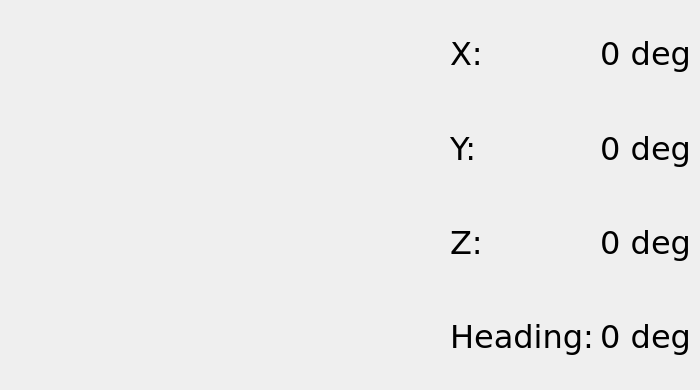
    <widget class="QWidget" name="tabCompass">
     <attribute name="title">
      <string>Compass</string>
     </attribute>
     <widget class="CompassWidget" name="frameCompass" native="true">
      <property name="geometry">
       <rect>
        <x>10</x>
        <y>10</y>
        <width>371</width>
        <height>371</height>
       </rect>
      </property>
      <property name="autoFillBackground">
       <bool>true</bool>
      </property>
     </widget>
     <widget class="QWidget" name="layoutWidget1">
      <property name="geometry">
       <rect>
        <x>450</x>
        <y>10</y>
        <width>241</width>
        <height>371</height>
       </rect>
      </property>
      <layout class="QGridLayout" name="gridLayout_3">
       <item row="0" column="0">
        <widget class="QLabel" name="label18_12">
         <property name="font">
          <font>
           <family>Verdana</family>
           <pointsize>24</pointsize>
          </font>
         </property>
         <property name="text">
          <string>X:</string>
         </property>
        </widget>
       </item>
       <item row="0" column="1">
        <spacer name="horizontalSpacer_4">
         <property name="orientation">
          <enum>Qt::Horizontal</enum>
         </property>
         <property name="sizeHint" stdset="0">
          <size>
           <width>40</width>
           <height>20</height>
          </size>
         </property>
        </spacer>
       </item>
       <item row="0" column="2">
        <widget class="QLabel" name="lblCompassX">
         <property name="font">
          <font>
           <family>Verdana</family>
           <pointsize>24</pointsize>
          </font>
         </property>
         <property name="text">
          <string>0 deg</string>
         </property>
         <property name="alignment">
          <set>Qt::AlignRight|Qt::AlignTrailing|Qt::AlignVCenter</set>
         </property>
        </widget>
       </item>
       <item row="1" column="0">
        <widget class="QLabel" name="label18_13">
         <property name="font">
          <font>
           <family>Verdana</family>
           <pointsize>24</pointsize>
          </font>
         </property>
         <property name="text">
          <string>Y:</string>
         </property>
        </widget>
       </item>
       <item row="1" column="1">
        <spacer name="horizontalSpacer_5">
         <property name="orientation">
          <enum>Qt::Horizontal</enum>
         </property>
         <property name="sizeHint" stdset="0">
          <size>
           <width>40</width>
           <height>20</height>
          </size>
         </property>
        </spacer>
       </item>
       <item row="1" column="2">
        <widget class="QLabel" name="lblCompassY">
         <property name="font">
          <font>
           <family>Verdana</family>
           <pointsize>24</pointsize>
          </font>
         </property>
         <property name="text">
          <string>0 deg</string>
         </property>
         <property name="alignment">
          <set>Qt::AlignRight|Qt::AlignTrailing|Qt::AlignVCenter</set>
         </property>
        </widget>
       </item>
       <item row="2" column="0">
        <widget class="QLabel" name="label18_14">
         <property name="font">
          <font>
           <family>Verdana</family>
           <pointsize>24</pointsize>
          </font>
         </property>
         <property name="text">
          <string>Z:</string>
         </property>
        </widget>
       </item>
       <item row="2" column="1">
        <spacer name="horizontalSpacer_6">
         <property name="orientation">
          <enum>Qt::Horizontal</enum>
         </property>
         <property name="sizeHint" stdset="0">
          <size>
           <width>40</width>
           <height>20</height>
          </size>
         </property>
        </spacer>
       </item>
       <item row="2" column="2">
        <widget class="QLabel" name="lblCompassZ">
         <property name="font">
          <font>
           <family>Verdana</family>
           <pointsize>24</pointsize>
          </font>
         </property>
         <property name="text">
          <string>0 deg</string>
         </property>
         <property name="alignment">
          <set>Qt::AlignRight|Qt::AlignTrailing|Qt::AlignVCenter</set>
         </property>
        </widget>
       </item>
       <item row="3" column="0">
        <widget class="QLabel" name="label18_15">
         <property name="font">
          <font>
           <family>Verdana</family>
           <pointsize>24</pointsize>
          </font>
         </property>
         <property name="text">
          <string>Heading:</string>
         </property>
        </widget>
       </item>
       <item row="3" column="1">
        <spacer name="horizontalSpacer_15">
         <property name="orientation">
          <enum>Qt::Horizontal</enum>
         </property>
         <property name="sizeHint" stdset="0">
          <size>
           <width>40</width>
           <height>20</height>
          </size>
         </property>
        </spacer>
       </item>
       <item row="3" column="2">
        <widget class="QLabel" name="lblCompassHeading">
         <property name="font">
          <font>
           <family>Verdana</family>
           <pointsize>24</pointsize>
          </font>
         </property>
         <property name="text">
          <string>0 deg</string>
         </property>
         <property name="alignment">
          <set>Qt::AlignRight|Qt::AlignTrailing|Qt::AlignVCenter</set>
         </property>
        </widget>
       </item>
      </layout>
     </widget>
    </widget>
